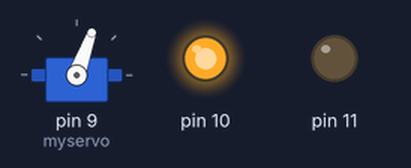
A sketch run on a simulated Arduino Uno, built with avr-gcc and run on an emulated ATmega328P. Parts: servo, output pins drawn as LEDs (lit = HIGH).

Above: at 0.05 s.
At 0.4 s:
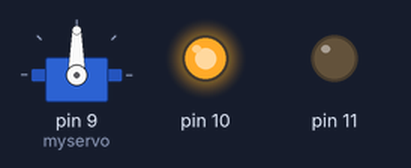
At 0.75 s:
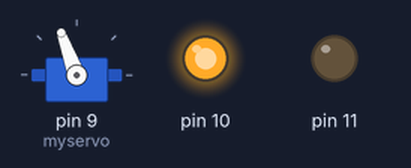
Timing chart, 0 to 3.0 s (numbered marks = the images above):
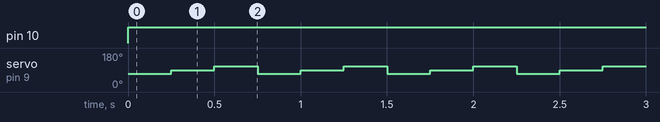

The sketch:

sketch_jul10a.ino
```cpp
#include <Servo.h>
Servo myservo;


void setup() {
  pinMode (10, OUTPUT);
  pinMode (11, OUTPUT);
  myservo.attach(9);
}

void loop() {
  myservo.write(90);
  digitalWrite(10, HIGH);
  myservo.write(70);
  delay(250);
  myservo.write(90);
  delay(250);
  myservo.write(110);
  delay(250);
}
```

Measured:
- by itself, pin 10: LOW → HIGH at 0.00 s
- by itself, servo on pin 9 (myservo): repeats every 0.75 s: 110° 0.25 s, 70° 0.25 s, 90° 0.25 s
